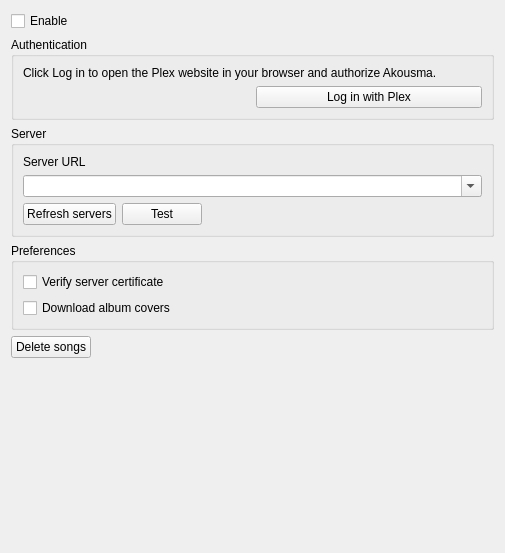
<?xml version="1.0" encoding="UTF-8"?>
<ui version="4.0">
 <class>PlexSettingsPage</class>
 <widget class="QWidget" name="PlexSettingsPage">
  <property name="geometry">
   <rect>
    <x>0</x>
    <y>0</y>
    <width>505</width>
    <height>553</height>
   </rect>
  </property>
  <property name="windowTitle">
   <string>Plex</string>
  </property>
  <layout class="QVBoxLayout" name="layout_plexsettingspage">
   <item>
    <widget class="QCheckBox" name="enable">
     <property name="text">
      <string>Enable</string>
     </property>
    </widget>
   </item>
   <item>
    <widget class="QGroupBox" name="groupbox_authentication">
     <property name="title">
      <string>Authentication</string>
     </property>
     <layout class="QVBoxLayout" name="layout_authentication">
      <item>
       <widget class="QLabel" name="label_authentication">
        <property name="text">
         <string>Click Log in to open the Plex website in your browser and authorize Akousma.</string>
        </property>
        <property name="wordWrap">
         <bool>true</bool>
        </property>
       </widget>
      </item>
      <item>
       <layout class="QHBoxLayout" name="layout_login">
        <item>
         <widget class="LoginStateWidget" name="login_state" native="true"/>
        </item>
        <item>
         <widget class="QPushButton" name="button_login">
          <property name="text">
           <string>Log in with Plex</string>
          </property>
         </widget>
        </item>
       </layout>
      </item>
     </layout>
    </widget>
   </item>
   <item>
    <widget class="QGroupBox" name="groupbox_server">
     <property name="title">
      <string>Server</string>
     </property>
     <layout class="QVBoxLayout" name="layout_server">
      <item>
       <widget class="QLabel" name="label_server_url">
        <property name="text">
         <string>Server URL</string>
        </property>
       </widget>
      </item>
      <item>
       <widget class="QComboBox" name="server_url">
        <property name="editable">
         <bool>true</bool>
        </property>
       </widget>
      </item>
      <item>
       <layout class="QHBoxLayout" name="layout_server_buttons">
        <item>
         <widget class="QPushButton" name="button_refresh_servers">
          <property name="text">
           <string>Refresh servers</string>
          </property>
         </widget>
        </item>
        <item>
         <widget class="QPushButton" name="button_test">
          <property name="text">
           <string>Test</string>
          </property>
         </widget>
        </item>
        <item>
         <spacer name="spacer_server_buttons">
          <property name="orientation">
           <enum>Qt::Horizontal</enum>
          </property>
          <property name="sizeHint" stdset="0">
           <size>
            <width>40</width>
            <height>20</height>
           </size>
          </property>
         </spacer>
        </item>
       </layout>
      </item>
     </layout>
    </widget>
   </item>
   <item>
    <widget class="QGroupBox" name="groupbox_preferences">
     <property name="title">
      <string>Preferences</string>
     </property>
     <layout class="QVBoxLayout" name="layout_preferences">
      <item>
       <widget class="QCheckBox" name="checkbox_verify_certificate">
        <property name="text">
         <string>Verify server certificate</string>
        </property>
       </widget>
      </item>
      <item>
       <widget class="QCheckBox" name="checkbox_download_album_covers">
        <property name="text">
         <string>Download album covers</string>
        </property>
       </widget>
      </item>
     </layout>
    </widget>
   </item>
   <item>
    <layout class="QHBoxLayout" name="layout_buttons">
     <item>
      <widget class="QPushButton" name="button_deletesongs">
       <property name="text">
        <string>Delete songs</string>
       </property>
      </widget>
     </item>
     <item>
      <spacer name="spacer_buttons">
       <property name="orientation">
        <enum>Qt::Horizontal</enum>
       </property>
       <property name="sizeHint" stdset="0">
        <size>
         <width>40</width>
         <height>20</height>
        </size>
       </property>
      </spacer>
     </item>
    </layout>
   </item>
   <item>
    <spacer name="spacer_middle">
     <property name="orientation">
      <enum>Qt::Vertical</enum>
     </property>
     <property name="sizeHint" stdset="0">
      <size>
       <width>20</width>
       <height>30</height>
      </size>
     </property>
    </spacer>
   </item>
   <item>
    <layout class="QHBoxLayout" name="layout_bottom">
     <item>
      <spacer name="spacer_bottom">
       <property name="orientation">
        <enum>Qt::Horizontal</enum>
       </property>
       <property name="sizeHint" stdset="0">
        <size>
         <width>40</width>
         <height>20</height>
        </size>
       </property>
      </spacer>
     </item>
     <item>
      <widget class="QLabel" name="label_plex">
       <property name="minimumSize">
        <size>
         <width>64</width>
         <height>64</height>
        </size>
       </property>
       <property name="maximumSize">
        <size>
         <width>64</width>
         <height>64</height>
        </size>
       </property>
       <property name="pixmap">
        <pixmap resource="../../data/icons.qrc">:/icons/64x64/plex.png</pixmap>
       </property>
      </widget>
     </item>
    </layout>
   </item>
  </layout>
 </widget>
 <customwidgets>
  <customwidget>
   <class>LoginStateWidget</class>
   <extends>QWidget</extends>
   <header>widgets/loginstatewidget.h</header>
   <container>1</container>
  </customwidget>
 </customwidgets>
 <tabstops>
  <tabstop>enable</tabstop>
  <tabstop>button_login</tabstop>
  <tabstop>server_url</tabstop>
  <tabstop>button_refresh_servers</tabstop>
  <tabstop>button_test</tabstop>
  <tabstop>checkbox_verify_certificate</tabstop>
  <tabstop>checkbox_download_album_covers</tabstop>
  <tabstop>button_deletesongs</tabstop>
 </tabstops>
 <resources>
  <include location="../../data/icons.qrc"/>
 </resources>
 <connections/>
</ui>
